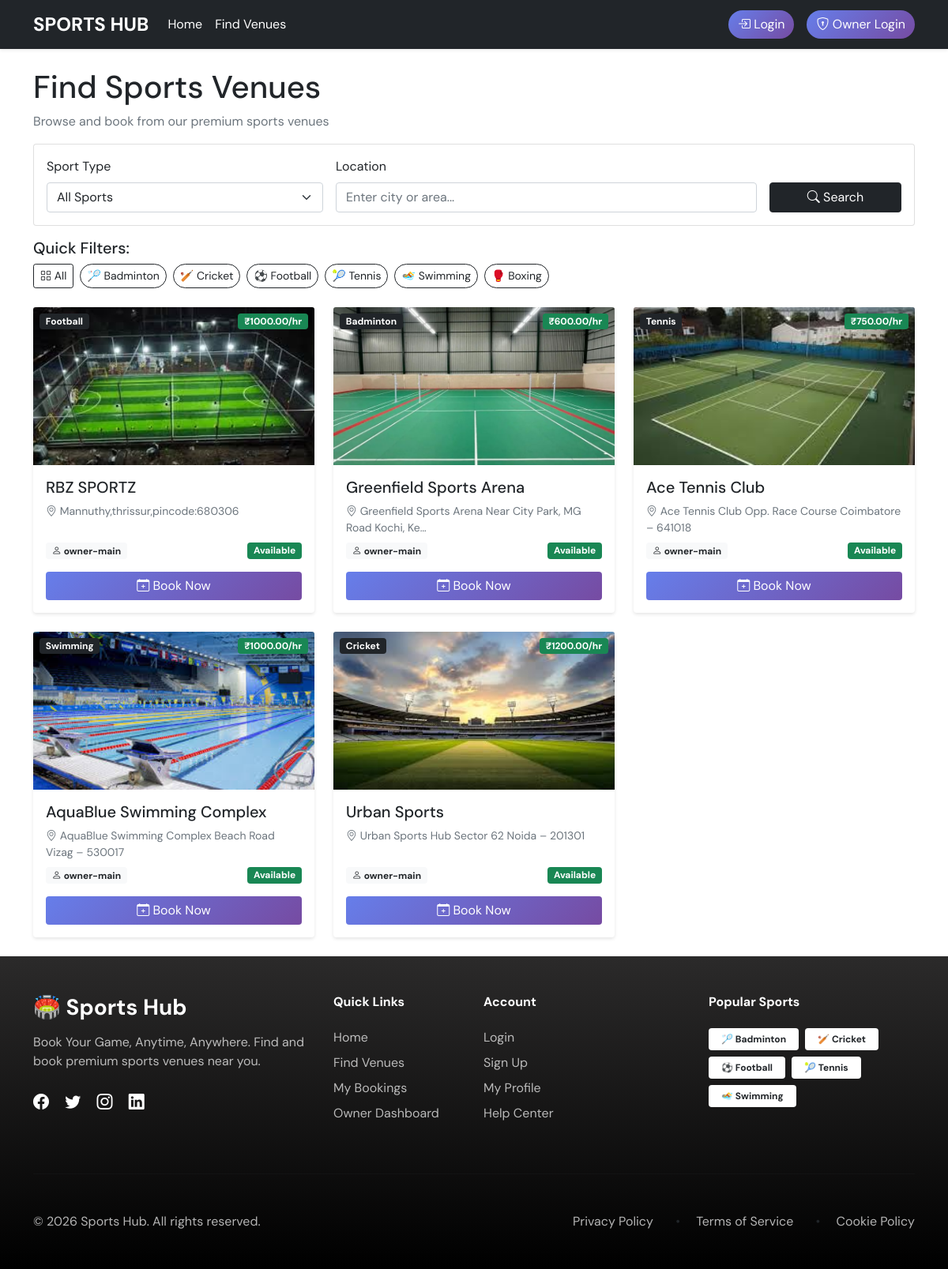
Screenshot of /venues/ with the database file from the repository.
### venues/models.py (models this page shows, shortened)
class Sport(models.Model):
    SPORT_CHOICES = (
        ('badminton', 'Badminton'),
        ('cricket', 'Cricket'),
        ('football', 'Football'),
        ('tennis', 'Tennis'),
        ('swimming', 'Swimming'),
        ('boxing', 'Boxing'),
    )
    name = models.CharField(max_length=20, choices=SPORT_CHOICES, unique=True)
    description = models.TextField(blank=True)
    image = models.ImageField(max_length=50, blank=True)

class Venue(models.Model):
    name = models.CharField(max_length=200)
    sport = models.ForeignKey(Sport, on_delete=models.CASCADE)
    owner = models.ForeignKey(User, on_delete=models.CASCADE, limit_choices_to={'user_type': 'owner'})
    image = models.ImageField(upload_to=venue_image_path)
    address = models.TextField()
    location = models.CharField(max_length=200)  # Could be Google Maps link or coordinates
    price_per_hour = models.DecimalField(max_digits=10, decimal_places=2)
    is_active = models.BooleanField(default=True)
    created_at = models.DateTimeField(auto_now_add=True)
    updated_at = models.DateTimeField(auto_now=True)
    @property
    def image_url(self):
        if self.image and hasattr(self.image, 'url'):
            return self.image.url
        return '/static/images/default-venue.jpg'

### accounts/models.py (models this page shows, shortened)
class User(AbstractUser):
    USER_TYPE_CHOICES = (
        ('admin', 'Admin'),
        ('owner', 'Owner'),
        ('user', 'User'),
    )
    user_type = models.CharField(max_length=10, choices=USER_TYPE_CHOICES, default='user')
    phone_number = models.CharField(max_length=15, blank=True, null=True)
    address = models.TextField(blank=True, null=True)
    created_at = models.DateTimeField(auto_now_add=True)
    updated_at = models.DateTimeField(auto_now=True)

### venues/views.py (the view)
# urls.py: path('venues/', views.venue_list, name='venue_list'),
def venue_list(request):
    sport_filter = request.GET.get('sport', '')
    location_filter = request.GET.get('location', '')
    venues = Venue.objects.filter(is_active=True)
    if sport_filter:
        venues = venues.filter(sport__name=sport_filter)
    if location_filter:
        venues = venues.filter(
            Q(address__icontains=location_filter) |
            Q(location__icontains=location_filter)
        )
    sports = Sport.objects.all()
    context = {
        'venues': venues,
        'sports': sports,
        'selected_sport': sport_filter,
    }
    return render(request, 'venues/venue_list.html', context)

### templates/venues/venue_list.html (shortened to what this page needs)
{% extends 'base.html' %}
{% block content %}
<div class="row">
    <div class="col-md-12">
        <h1 class="mb-2">Find Sports Venues</h1>
        <p class="text-muted">Browse and book from our premium sports venues</p>
    </div>
</div>
<div class="card mb-3">
    <div class="card-body">
        <form method="get" class="row g-3">
            <div class="col-md-4">
                <label class="form-label">Sport Type</label>
                <select class="form-select" name="sport">
                    <option value="">All Sports</option>
                </select>
            </div>
            <div class="col-md-6">
                <label class="form-label">Location</label>
                <input type="text" class="form-control" name="location" placeholder="Enter city or area..."
                       value="{{ request.GET.location }}">
            </div>
            <div class="col-md-2 d-flex align-items-end">
                <button type="submit" class="btn btn-dark w-100">
                    <i class="bi bi-search"></i> Search
                </button>
            </div>
        </form>
    </div>
</div>
<div class="mb-4">
    <h5>Quick Filters:</h5>
    <div class="d-flex flex-wrap gap-2">
        <a href="{% url 'venue_list' %}" class="btn btn-outline-dark btn-sm">
            <i class="bi bi-grid"></i> All
        </a>
        {% for sport in sports %}
        <a href="{% url 'sport_venues' sport.name %}" class="btn btn-outline-dark btn-sm rounded-pill">
            {% if sport.name == 'badminton' %}🏸
            {% elif sport.name == 'cricket' %}🏏
            {% elif sport.name == 'football' %}⚽
            {% elif sport.name == 'tennis' %}🎾
            {% elif sport.name == 'swimming' %}🏊
            {% elif sport.name == 'boxing' %}🥊{% endif %}
            {{ sport.get_name_display }}
        </a>
        {% endfor %}
    </div>
</div>
{% if venues %}
<div class="row g-4">
    {% for venue in venues %}
    <div class="col-md-4">
        <div class="card venue-card h-100">
            <div class="position-relative">
                <img src="{{ venue.image_url }}" class="card-img-top" alt="{{ venue.name }}"
                     style="height: 200px; object-fit: cover;">
                <span class="position-absolute top-0 start-0 m-2 badge bg-dark">
                    {{ venue.sport.get_name_display }}
                </span>
                <span class="position-absolute top-0 end-0 m-2 badge bg-success">
                    ₹{{ venue.price_per_hour }}/hr
                </span>
            </div>
            <div class="card-body d-flex flex-column">
                <h5 class="card-title">{{ venue.name }}</h5>
                <p class="card-text text-muted small mb-2">
                    <i class="bi bi-geo-alt"></i> {{ venue.address|truncatechars:60 }}
                </p>
                <div class="mt-auto">
                    <div class="d-flex justify-content-between align-items-center mb-3">
                        <span class="badge bg-light text-dark">
                            <i class="bi bi-person"></i> {{ venue.owner.username }}
                        </span>
                        {% if venue.is_active %}
                        <span class="badge bg-success">Available</span>
                        {% else %}
                        <span class="badge bg-danger">Closed</span>
                        {% endif %}
                    </div>
                    <a href="{% url 'venue_detail' venue.id %}" class="btn btn-primary w-100">
                        <i class="bi bi-calendar-plus"></i> Book Now
                    </a>
                </div>
            </div>
        </div>
    </div>
    {% endfor %}
</div>
{% else %}
<div class="text-center py-5">
    <div class="display-4 mb-3">🏟️</div>
    <h4>No venues available</h4>
    <p class="text-muted">Check back soon for new venues in your area.</p>
</div>
{% endif %}
{% endblock %}

### templates/base.html (style rules this page uses)
body { font-family: 'DM Sans', sans-serif; background-color: #FFF; }
.venue-card { height: 100%; border: none; box-shadow: 0 2px 4px rgba(0, 0, 0, 0.1); }
.btn-primary { background: linear-gradient(135deg, #667eea 0%, #764ba2 100%); border: none; }

### rows the page displays
Sport: name "Badminton"
Sport: name "Cricket"
Sport: name "Football"
Sport: name "Tennis"
Sport: name "Swimming"
Sport: name "Boxing"
Venue: image_url (picture), sport.name "Football", price_per_hour "1000.00", name "RBZ SPORTZ", address "Mannuthy,thrissur,pincode:680306", owner.username "owner-main", is_active "Available"
Venue: image_url (picture), sport.name "Badminton", price_per_hour "600.00", name "Greenfield Sports Arena", address "Greenfield Sports Arena Near City Park, MG Road Kochi, Ke…", owner.username "owner-main", is_active "Available"
Venue: image_url (picture), sport.name "Tennis", price_per_hour "750.00", name "Ace Tennis Club", address "Ace Tennis Club Opp. Race Course Coimbatore – 641018", owner.username "owner-main", is_active "Available"
Venue: image_url (picture), sport.name "Swimming", price_per_hour "1000.00", name "AquaBlue Swimming Complex", address "AquaBlue Swimming Complex Beach Road Vizag – 530017", owner.username "owner-main", is_active "Available"
Venue: image_url (picture), sport.name "Cricket", price_per_hour "1200.00", name "Urban Sports", address "Urban Sports Hub Sector 62 Noida – 201301", owner.username "owner-main", is_active "Available"
